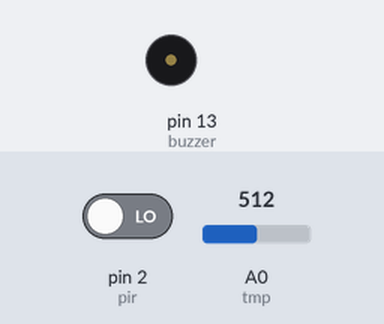
Bench run of a sketch on a simulated Arduino Uno, built with avr-gcc and run on an emulated ATmega328P. Shown: buzzer (waves = sounding). Inputs (shaded band) come from the test bench; at power-on: pin 2 (pir) LOW, A0 (tmp) = 512. What the sketch prints to the serial monitor is not drawn.

Above: at 4.8 s.
4.9 s: pin 2 (pir) driven HIGH
At 6.25 s:
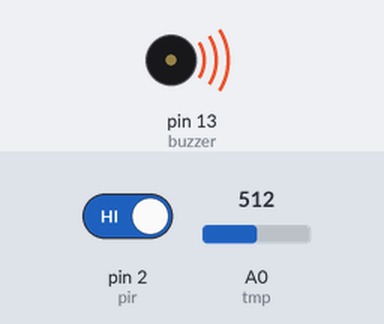
10.9 s: A0 (tmp) set to 81
14.4 s: A0 (tmp) set to 72
At 15.8 s:
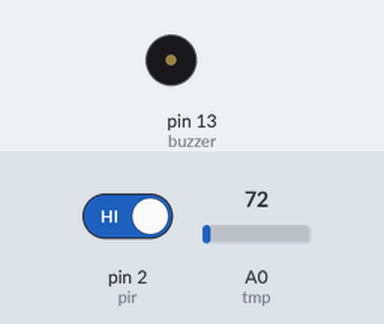
19.5 s: A0 (tmp) set to 108
At 21.6 s:
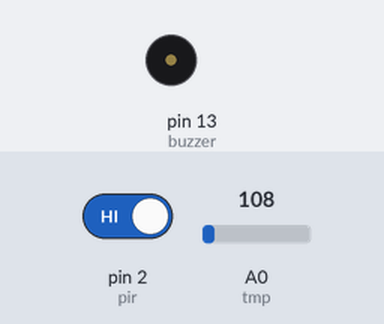
25.5 s: A0 (tmp) set to 0
At 26.1 s:
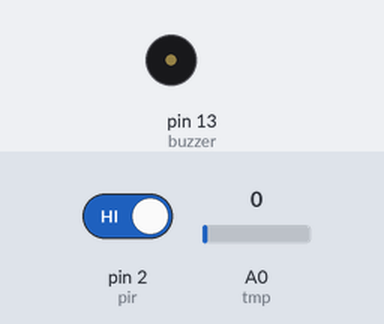
Timing chart, 0 to 28.5 s (numbered marks = the images above; inputs shaded):
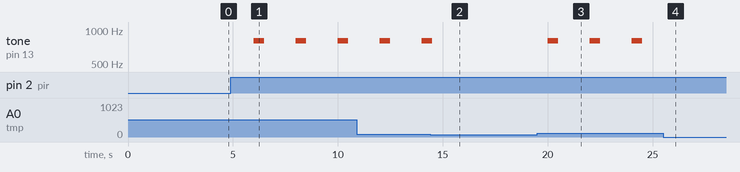

The sketch:

pirAndTemp.ino
```cpp
int pir=2, buzzer=13, tmp=A0;
void setup()
{
  pinMode(pir,INPUT);
  pinMode(buzzer,OUTPUT);
  Serial.begin(9600);
}
float temp=0,ftemp=0;
int people=0;
void loop()
{
  if(digitalRead(pir)==HIGH){
    people++;
    Serial.print(people);
    temp=analogRead(tmp);
  	temp=temp*0.488;
    ftemp=(temp*9/5)+32;
    if(ftemp>98){
      Serial.print("ALERT!");
      Serial.print(ftemp);
      tone(13,800,500);
    }
  }
  delay(2000);
}
```

Measured:
- the behaviour switches between 76 and 75 on A0 (tmp) (found by bisection; images 1 and 2)
- after the input at 4.9 s, tone on pin 13 (buzzer): alternates 800 Hz for 0.50 s and silent for 1.5 s, starting after 1.1 s
- after the input at 14.4 s, tone on pin 13 (buzzer): goes on until 14.5 s, then stays silent
- after the input at 19.5 s, tone on pin 13 (buzzer): alternates 800 Hz for 0.50 s and silent for 1.5 s, starting after 0.51 s
- after the input at 25.5 s, tone on pin 13 (buzzer): stops changing and stays silent
